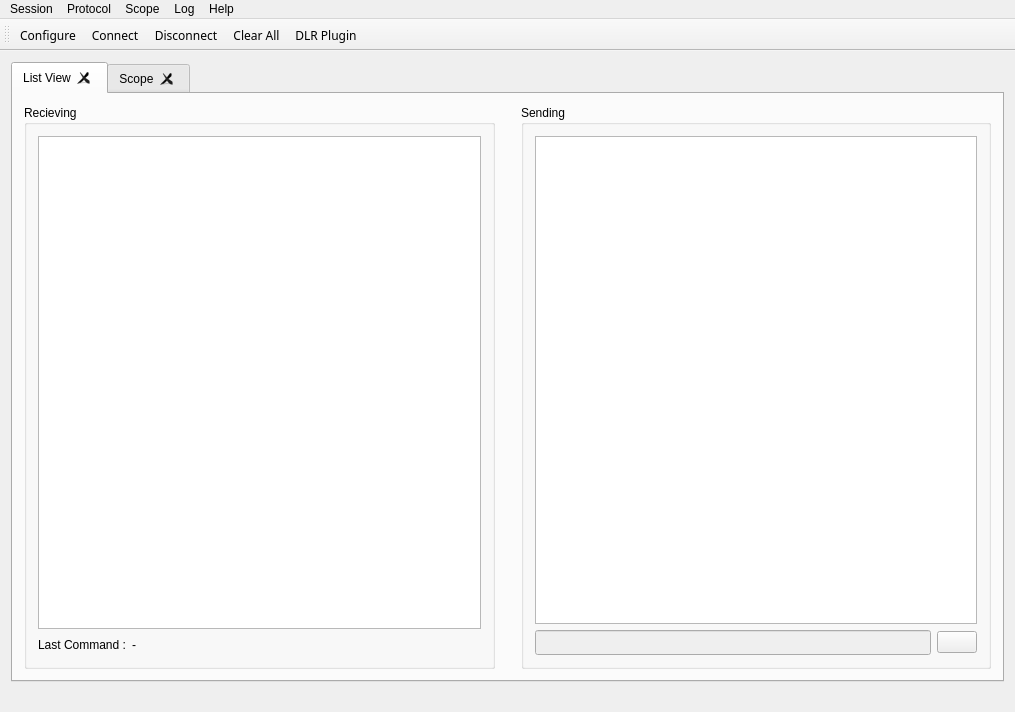
<?xml version="1.0" encoding="UTF-8"?>
<ui version="4.0">
 <class>MainWindow</class>
 <widget class="QMainWindow" name="MainWindow">
  <property name="geometry">
   <rect>
    <x>0</x>
    <y>0</y>
    <width>1015</width>
    <height>712</height>
   </rect>
  </property>
  <property name="windowTitle">
   <string>RS 232 Tool</string>
  </property>
  <property name="windowIcon">
   <iconset resource="rs232_ressources.qrc">
    <normaloff>:/imgs/images/icons8-rs-232-male-48.png</normaloff>:/imgs/images/icons8-rs-232-male-48.png</iconset>
  </property>
  <widget class="QWidget" name="centralWidget">
   <property name="enabled">
    <bool>true</bool>
   </property>
   <layout class="QVBoxLayout" name="verticalLayout">
    <item>
     <widget class="QTabWidget" name="tabWidget">
      <property name="font">
       <font>
        <underline>false</underline>
       </font>
      </property>
      <property name="currentIndex">
       <number>0</number>
      </property>
      <property name="elideMode">
       <enum>Qt::ElideLeft</enum>
      </property>
      <property name="tabsClosable">
       <bool>true</bool>
      </property>
      <property name="movable">
       <bool>false</bool>
      </property>
      <widget class="QWidget" name="listTab">
       <attribute name="title">
        <string>List View</string>
       </attribute>
       <layout class="QGridLayout" name="gridLayout">
        <item row="0" column="0">
         <layout class="QGridLayout" name="mainListLayout">
          <item row="0" column="0">
           <widget class="QGroupBox" name="groupBox">
            <property name="font">
             <font>
              <weight>50</weight>
              <bold>false</bold>
              <underline>false</underline>
              <kerning>false</kerning>
             </font>
            </property>
            <property name="title">
             <string>Recieving </string>
            </property>
            <layout class="QGridLayout" name="gridLayout_3">
             <item row="0" column="0" colspan="5">
              <widget class="QListWidget" name="rxList">
               <property name="dragEnabled">
                <bool>false</bool>
               </property>
               <property name="alternatingRowColors">
                <bool>true</bool>
               </property>
               <property name="modelColumn">
                <number>0</number>
               </property>
               <property name="currentRow">
                <number>-1</number>
               </property>
              </widget>
             </item>
             <item row="1" column="0">
              <widget class="QLabel" name="label">
               <property name="text">
                <string>Last Command :</string>
               </property>
              </widget>
             </item>
             <item row="1" column="2">
              <spacer name="horizontalSpacer">
               <property name="orientation">
                <enum>Qt::Horizontal</enum>
               </property>
               <property name="sizeHint" stdset="0">
                <size>
                 <width>40</width>
                 <height>20</height>
                </size>
               </property>
              </spacer>
             </item>
             <item row="1" column="1">
              <widget class="QLabel" name="lastCmd">
               <property name="text">
                <string>-</string>
               </property>
              </widget>
             </item>
            </layout>
           </widget>
          </item>
          <item row="0" column="4">
           <widget class="QGroupBox" name="groupBox_2">
            <property name="font">
             <font>
              <weight>50</weight>
              <bold>false</bold>
              <underline>false</underline>
              <kerning>false</kerning>
             </font>
            </property>
            <property name="title">
             <string>Sending</string>
            </property>
            <layout class="QGridLayout" name="gridLayout_2">
             <item row="1" column="1">
              <widget class="QPushButton" name="sendBtn">
               <property name="layoutDirection">
                <enum>Qt::RightToLeft</enum>
               </property>
               <property name="text">
                <string/>
               </property>
               <property name="icon">
                <iconset resource="rs232_ressources.qrc">
                 <normaloff>:/imgs/images/forward.png</normaloff>:/imgs/images/forward.png</iconset>
               </property>
               <property name="flat">
                <bool>false</bool>
               </property>
              </widget>
             </item>
             <item row="0" column="0" colspan="2">
              <widget class="QListWidget" name="txList"/>
             </item>
             <item row="1" column="0">
              <widget class="QLineEdit" name="txSendField">
               <property name="enabled">
                <bool>false</bool>
               </property>
               <property name="font">
                <font>
                 <family>Source Code Pro</family>
                 <weight>50</weight>
                 <bold>false</bold>
                 <underline>false</underline>
                 <kerning>false</kerning>
                </font>
               </property>
              </widget>
             </item>
            </layout>
           </widget>
          </item>
          <item row="0" column="3">
           <spacer name="verticalSpacer">
            <property name="orientation">
             <enum>Qt::Vertical</enum>
            </property>
            <property name="sizeHint" stdset="0">
             <size>
              <width>20</width>
              <height>40</height>
             </size>
            </property>
           </spacer>
          </item>
         </layout>
        </item>
       </layout>
      </widget>
      <widget class="QWidget" name="graphTab">
       <attribute name="title">
        <string>Scope</string>
       </attribute>
       <layout class="QGridLayout" name="gridLayout_5">
        <item row="0" column="0">
         <layout class="QGridLayout" name="graphLayout"/>
        </item>
       </layout>
      </widget>
     </widget>
    </item>
   </layout>
  </widget>
  <widget class="QToolBar" name="mainToolBar">
   <property name="font">
    <font>
     <family>Fira Sans</family>
    </font>
   </property>
   <property name="autoFillBackground">
    <bool>false</bool>
   </property>
   <property name="movable">
    <bool>true</bool>
   </property>
   <property name="allowedAreas">
    <set>Qt::AllToolBarAreas</set>
   </property>
   <property name="orientation">
    <enum>Qt::Horizontal</enum>
   </property>
   <property name="floatable">
    <bool>false</bool>
   </property>
   <attribute name="toolBarArea">
    <enum>TopToolBarArea</enum>
   </attribute>
   <attribute name="toolBarBreak">
    <bool>false</bool>
   </attribute>
   <addaction name="actionConfigure"/>
   <addaction name="actionConnect"/>
   <addaction name="actionDisconnect"/>
   <addaction name="actionClear"/>
   <addaction name="actionStart_DLR_Control"/>
  </widget>
  <widget class="QMenuBar" name="menuBar">
   <property name="geometry">
    <rect>
     <x>0</x>
     <y>0</y>
     <width>1015</width>
     <height>22</height>
    </rect>
   </property>
   <widget class="QMenu" name="menuCalls">
    <property name="title">
     <string>Session</string>
    </property>
    <addaction name="actionConfigure"/>
    <addaction name="actionConnect"/>
    <addaction name="actionDisconnect"/>
    <addaction name="separator"/>
    <addaction name="actionStart_DLR_Control"/>
    <addaction name="separator"/>
    <addaction name="actionQuit"/>
   </widget>
   <widget class="QMenu" name="menuTools">
    <property name="title">
     <string>Log</string>
    </property>
    <addaction name="actionClear"/>
    <addaction name="separator"/>
    <addaction name="actionClear_Tx"/>
    <addaction name="actionClear_Rx"/>
    <addaction name="separator"/>
    <addaction name="actionSave_all"/>
    <addaction name="actionSave_Rx"/>
    <addaction name="actionSave_Tx"/>
   </widget>
   <widget class="QMenu" name="menuHelpo">
    <property name="title">
     <string>Help</string>
    </property>
    <addaction name="actionInfo"/>
    <addaction name="actionHelp"/>
   </widget>
   <widget class="QMenu" name="menuProtocol">
    <property name="title">
     <string>Protocol</string>
    </property>
    <addaction name="actionNew"/>
    <addaction name="actionLoad"/>
    <addaction name="actionEdit"/>
   </widget>
   <widget class="QMenu" name="menuGraph">
    <property name="title">
     <string>Scope</string>
    </property>
    <addaction name="actionNew_Graph"/>
   </widget>
   <addaction name="menuCalls"/>
   <addaction name="menuProtocol"/>
   <addaction name="menuGraph"/>
   <addaction name="menuTools"/>
   <addaction name="menuHelpo"/>
  </widget>
  <widget class="QStatusBar" name="statusBar">
   <property name="sizeGripEnabled">
    <bool>false</bool>
   </property>
  </widget>
  <action name="actionAbout">
   <property name="text">
    <string>&amp;About</string>
   </property>
   <property name="toolTip">
    <string>About program</string>
   </property>
   <property name="shortcut">
    <string>Alt+A</string>
   </property>
  </action>
  <action name="actionAboutQt">
   <property name="text">
    <string>About Qt</string>
   </property>
  </action>
  <action name="actionConnect">
   <property name="icon">
    <iconset resource="rs232_ressources.qrc">
     <normaloff>:/imgs/images/icons8-usb-connected-48.png</normaloff>:/imgs/images/icons8-usb-connected-48.png</iconset>
   </property>
   <property name="text">
    <string>C&amp;onnect</string>
   </property>
   <property name="toolTip">
    <string>Connect to serial port</string>
   </property>
   <property name="shortcut">
    <string>Ctrl+O</string>
   </property>
  </action>
  <action name="actionDisconnect">
   <property name="icon">
    <iconset resource="rs232_ressources.qrc">
     <normaloff>:/imgs/images/icons8-usb-disconnected-48.png</normaloff>:/imgs/images/icons8-usb-disconnected-48.png</iconset>
   </property>
   <property name="text">
    <string>&amp;Disconnect</string>
   </property>
   <property name="toolTip">
    <string>Disconnect from serial port</string>
   </property>
   <property name="shortcut">
    <string>Ctrl+D</string>
   </property>
  </action>
  <action name="actionConfigure">
   <property name="icon">
    <iconset resource="rs232_ressources.qrc">
     <normaloff>:/imgs/images/icons8-services-48.png</normaloff>:/imgs/images/icons8-services-48.png</iconset>
   </property>
   <property name="text">
    <string>&amp;Configure</string>
   </property>
   <property name="toolTip">
    <string>Configure serial port</string>
   </property>
   <property name="shortcut">
    <string>Alt+C</string>
   </property>
  </action>
  <action name="actionClear">
   <property name="icon">
    <iconset resource="rs232_ressources.qrc">
     <normaloff>:/imgs/images/icons8-clear-symbol-48.png</normaloff>:/imgs/images/icons8-clear-symbol-48.png</iconset>
   </property>
   <property name="text">
    <string>C&amp;lear All</string>
   </property>
   <property name="toolTip">
    <string>Clear data</string>
   </property>
   <property name="shortcut">
    <string>Alt+L</string>
   </property>
  </action>
  <action name="actionQuit">
   <property name="icon">
    <iconset>
     <normaloff>:/images/application-exit.png</normaloff>:/images/application-exit.png</iconset>
   </property>
   <property name="text">
    <string>&amp;Quit</string>
   </property>
   <property name="shortcut">
    <string>Ctrl+Q</string>
   </property>
  </action>
  <action name="actionSave_all">
   <property name="text">
    <string>Save all</string>
   </property>
  </action>
  <action name="actionSave_Rx">
   <property name="text">
    <string>Save Rx</string>
   </property>
  </action>
  <action name="actionSave_Tx">
   <property name="text">
    <string>Save Tx</string>
   </property>
  </action>
  <action name="actionInfo">
   <property name="text">
    <string>About</string>
   </property>
  </action>
  <action name="actionHelp">
   <property name="text">
    <string>Help</string>
   </property>
   <property name="shortcut">
    <string>F1</string>
   </property>
  </action>
  <action name="actionClear_Rx">
   <property name="text">
    <string>Clear Rx</string>
   </property>
  </action>
  <action name="actionClear_Tx">
   <property name="text">
    <string>Clear Tx</string>
   </property>
  </action>
  <action name="actionNew">
   <property name="text">
    <string>New</string>
   </property>
  </action>
  <action name="actionLoad">
   <property name="text">
    <string>Load</string>
   </property>
   <property name="shortcut">
    <string>Ctrl+P</string>
   </property>
  </action>
  <action name="actionEdit">
   <property name="text">
    <string>Edit</string>
   </property>
  </action>
  <action name="actionNew_Graph">
   <property name="text">
    <string>Add</string>
   </property>
  </action>
  <action name="actionStart_DLR_Control">
   <property name="icon">
    <iconset resource="rs232_ressources.qrc">
     <normaloff>:/imgs/images/dlr_logo.png</normaloff>:/imgs/images/dlr_logo.png</iconset>
   </property>
   <property name="text">
    <string>DLR Plugin </string>
   </property>
  </action>
 </widget>
 <layoutdefault spacing="6" margin="11"/>
 <resources>
  <include location="rs232_ressources.qrc"/>
 </resources>
 <connections/>
</ui>
